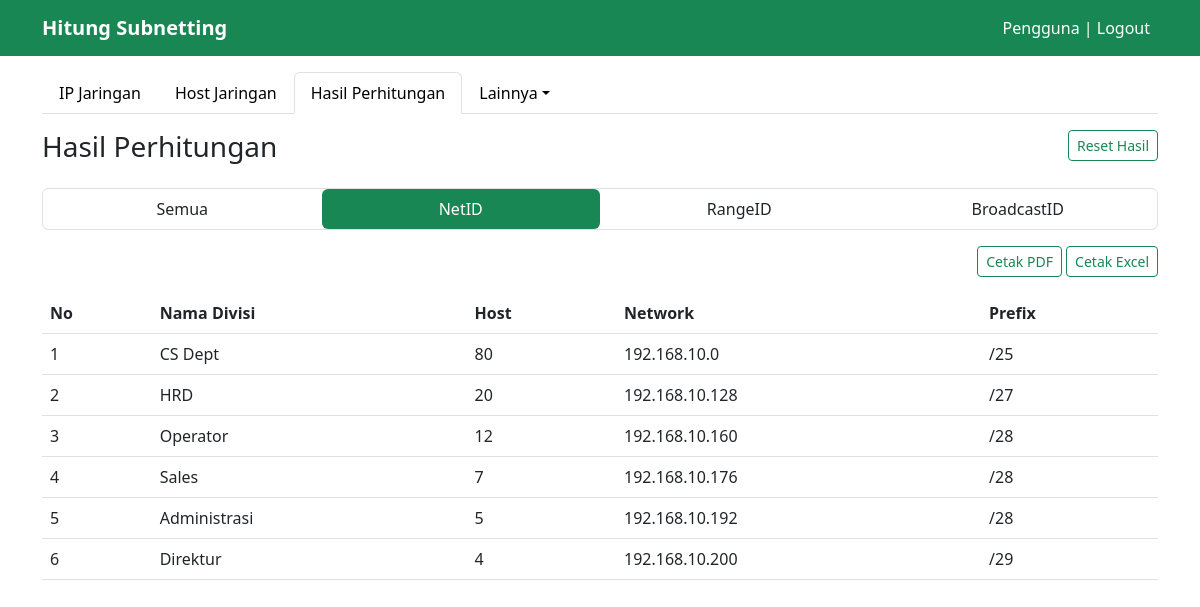
/index.php?hal=hasil&hasil=net_id (signed in), run on the app's committed database.
### tables this page shows
CREATE TABLE `tb_hasil` (
  `id` int(20) NOT NULL,
  `id_host` int(20) NOT NULL,
  `network` varchar(30) NOT NULL,
  `ip_awal` varchar(30) NOT NULL,
  `ip_akhir` varchar(30) NOT NULL,
  `broadcast` varchar(30) NOT NULL,
  `prefix` int(20) NOT NULL,
  `subnetmask` varchar(30) NOT NULL
);

CREATE TABLE `tb_host` (
  `id` int(20) NOT NULL,
  `nama_divisi` varchar(50) NOT NULL,
  `jumlah_host` varchar(30) NOT NULL
);

### hasil/net_id.php (the view)
<div class="cetak-hasil mb-3 d-sm-flex justify-content-sm-end">
	<div class="opsi">
		<a href="proses/cetak_hasil_pdf.php?proses=hasil_net" class="btn btn-outline-success btn-sm cetak-pdf">Cetak PDF</a>
		<a href="proses/cetak_hasil_excel.php?proses=hasil_net" class="btn btn-outline-success btn-sm cetak-excel">Cetak Excel</a>
	</div>
</div>
<div class="table-responsive">
	<table class="table">
	  <thead>
	    <tr>
	      <th scope="col" nowrap="nowrap">No</th>
	      <th scope="col" nowrap="nowrap">Nama Divisi</th>
	      <th scope="col" nowrap="nowrap">Host</th>
	      <th scope="col" nowrap="nowrap">Network</th>
	      <th scope="col" nowrap="nowrap">Prefix</th>
	    </tr>
	  </thead>
	  <tbody>
	  	<?php
	  		$no = 0;
	  		while ($data = mysqli_fetch_assoc($returnNetID)) :
	  		$no++;
	  	?>
		    <tr>
		      <td><?= $no; ?></td>
		      <td><?= $data['nama_divisi']; ?></td>
		      <td><?= $data['jumlah_host']; ?></td>
		      <td><?= $data['network']; ?></td>
		      <td><?= '/'. $data['prefix']; ?></td>
		    </tr>
		  <?php
		  	endwhile;
		  ?>
	  </tbody>
	</table>
</div>

### data on the page
tb_hasil: id_host.nama_divisi "CS Dept", id_host.jumlah_host "80", network "192.168.10.0", prefix "25"
tb_hasil: id_host.nama_divisi "HRD", id_host.jumlah_host "20", network "192.168.10.128", prefix "27"
tb_hasil: id_host.nama_divisi "Operator", id_host.jumlah_host "12", network "192.168.10.160", prefix "28"
tb_hasil: id_host.nama_divisi "Sales", id_host.jumlah_host "7", network "192.168.10.176", prefix "28"
tb_hasil: id_host.nama_divisi "Administrasi", id_host.jumlah_host "5", network "192.168.10.192", prefix "28"
tb_hasil: id_host.nama_divisi "Direktur", id_host.jumlah_host "4", network "192.168.10.200", prefix "29"

### other printed values
$_SESSION['nama_user'] "Pengguna"
